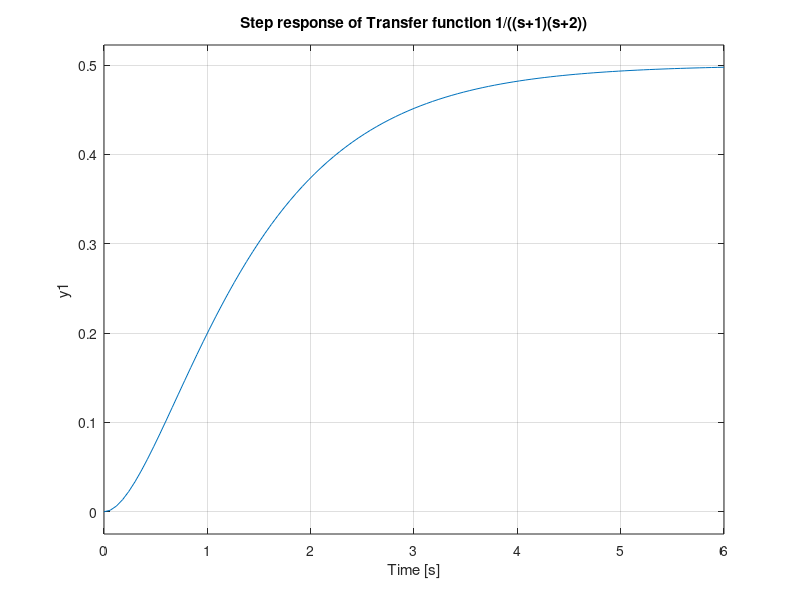
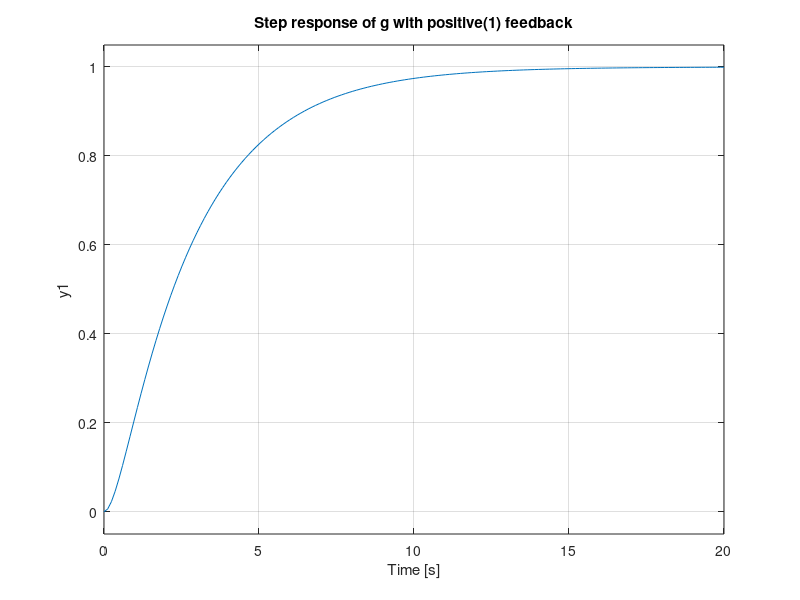
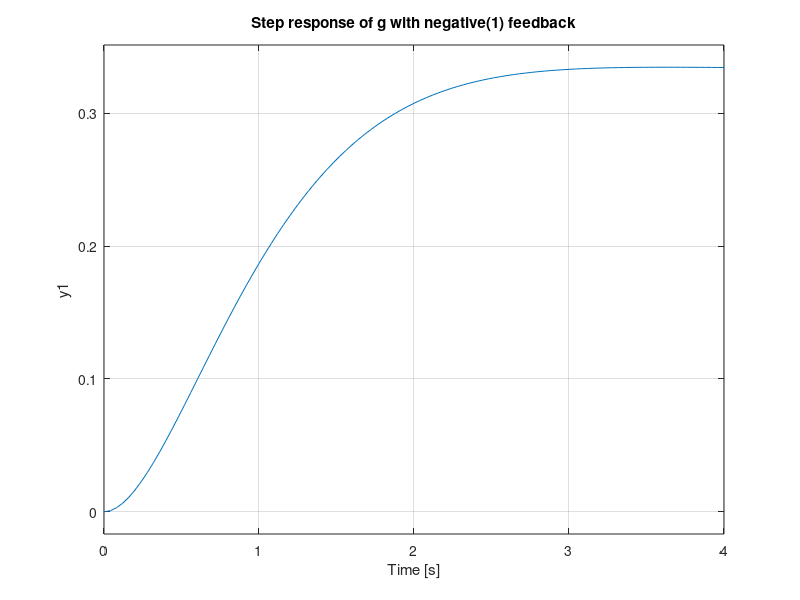
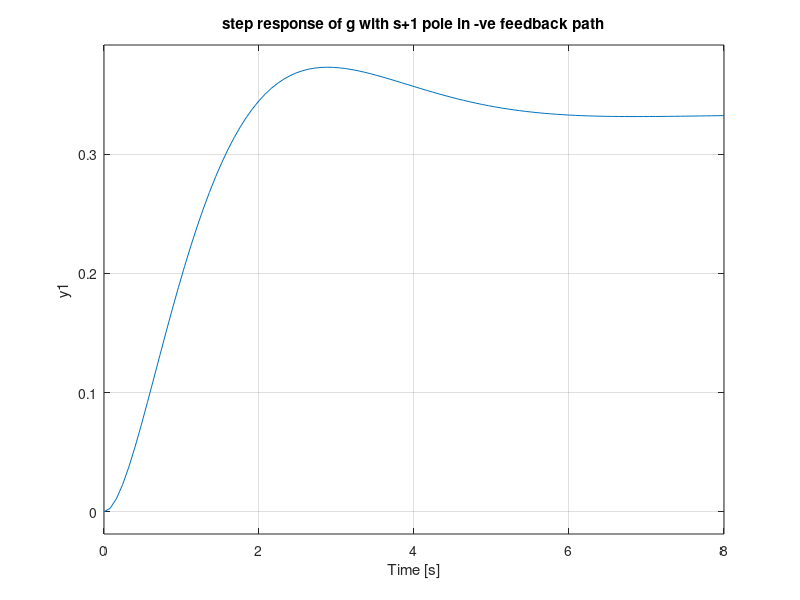

Source code (MATLAB) for these figures, in order:
%  Step response of Transfer function 1/((s+1)(s+2))
n = 1;
d = [1 3 2];
g = tf(n,d);
figure(1)
step(g);
title('Step response of Transfer function 1/((s+1)(s+2))')
%% Step response of g with positive(1) feedback
t = feedback(g,1,1);
figure(2)
step(t);
title('Step response of g with positive(1) feedback')
%% Step response of g with negative(1) feedback
t1 = feedback(g,1);
figure(3)
step(t1)
title('Step response of g with negative(1) feedback')
%% step response of g with s+1 pole in -ve feedback path
h1 = tf(1,[1 1]);
t2 = feedback(g,h1);
figure(4)
step(t2)
title('step response of g with s+1 pole in -ve feedback path')
%% step response of g with s+1 zero in -ve feedback path
h2 = tf([1 1],1);
t3 = feedback(g,h2);
figure(5)
step(t3)
title('step response of g with s+1 zero in -ve feedback path')
%%  Step response of Transfer function 1/((s-1)(s+2))
num1 = 1;
den1 = [1 1 -2];
g1 = tf(num1,den1);
figure(6)
step(g1);
title(' Step response of Transfer function 1/((s-1)(s+2))')

%% Step response of g1 with positive(1) feedback
m = feedback(g1,1,1);
figure(7)
step(m);
title('Step response of g1 with positive(1) feedback')
%% Step response of g1 with negative(1) feedback
m1 = feedback(g1,1);
figure(8)
step(m1);
title('Step response of g1 with negative(1) feedback')
%% step response of g1 with s+1 pole in -ve feedback path
h1 = tf(1,[1 1]);
m2 = feedback(g1,h1);
figure(9)
step(m2)
title('step response of g1 with s+1 pole in -ve feedback path')
%% step response of g1 with s+1 zero in -ve feedback path
h2 = tf([1 1],1);
m3 = feedback(g1,h2);
figure(10)
step(m3)
title('step response of g1 with s+1 zero in -ve feedback path')
%%  Step response of Transfer function 1/(10s)
num = 1;
den = [10 0];
g2 = tf(num,den);
figure(11)
step(g2);
title('Step response of Transfer function 1/(10s)')
%% Step response of g2 with positive(1) feedback
n = feedback(g2,1,1);
figure(12)
step(n);
title('Step response of g2 with positive(1) feedback')
%% Step response of g2 with negative(1) feedback
n1 = feedback(g2,1);
figure(13)
step(n1);
title('Step response of g2 with negative(1) feedback')
%% step response of g2 with s+1 pole in -ve feedback path
h1 = tf(1,[1 1]);
n2 = feedback(g2,h1);
figure(14)
step(n2)
title('step response of g2 with s+1 pole in -ve feedback path')
%% step response of g with s+1 zero in -ve feedback path
h2 = tf([1 1],1);
n3 = feedback(g2,h2);
figure(15)
step(n3)
title('step response of g with s+1 zero in -ve feedback path')
